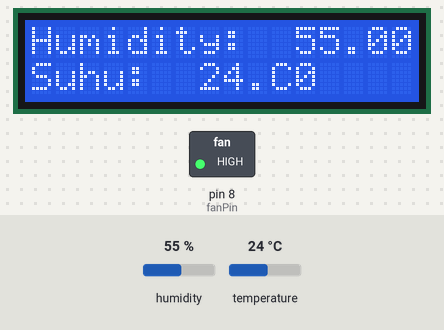
Recording of a sketch running on a simulated Arduino Uno, built with avr-gcc and run on an emulated ATmega328P. On the bench: 16×2 character LCD, switched loads named in the sketch (green lamp = pin HIGH). The inputs (shaded band) are chosen by the test bench; at power-on: humidity 55 %, temperature 24 °C.

Above: at 2.7 s.
2.8 s: humidity set to 74 %
At 4.8 s:
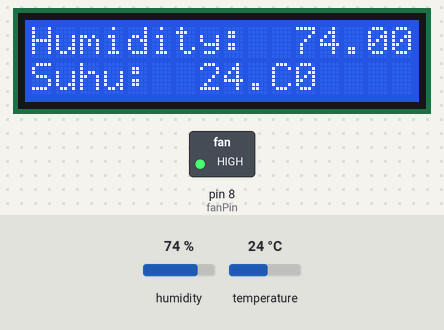
5.8 s: humidity set to 77 %
At 7.2 s:
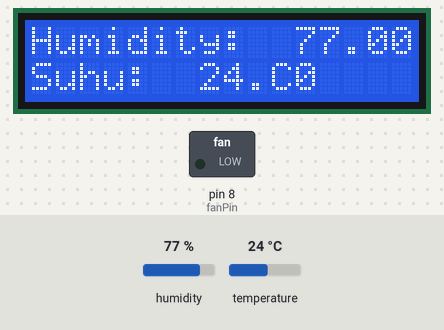
8.8 s: temperature set to 12 °C
At 10.6 s:
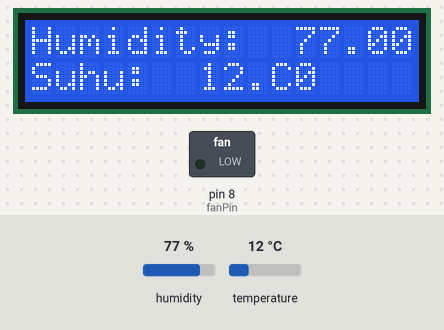
11.8 s: temperature set to 19 °C
At 13.0 s:
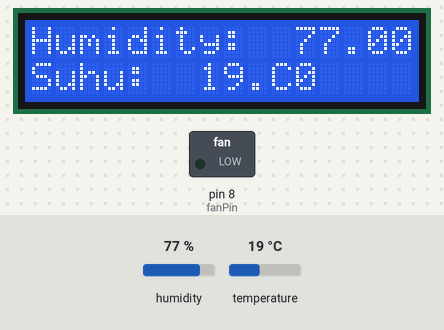
Timing chart, 0 to 14.8 s (numbered marks = the images above; inputs shaded):
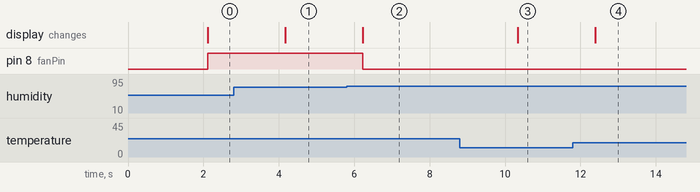

The sketch:

pertemuan_5.ino
```cpp
#include <Wire.h>
#include <LiquidCrystal_I2C.h>
#include "DHT.h"

LiquidCrystal_I2C lcd(0x27, 16, 2);

#define DHTPIN 2
#define DHTTYPE DHT11
DHT dht(DHTPIN, DHTTYPE);
float humidity, temperature;

const int fanPin = 8;
int state = 0;

void setup() {
  lcd.begin();
  dht.begin();
  pinMode(fanPin, OUTPUT);
}

void loop() {
  delay(2000);
  humidity = dht.readHumidity();
  temperature = dht.readTemperature();
  printLCD();

  if (humidity < 65 || state == 1) {
    digitalWrite(fanPin, HIGH);
    state = 1;
    if (humidity > 75) {
      digitalWrite(fanPin, LOW);
      state = 0;
    }
  } else {
    state = 0;
  }
}

void printLCD() {
  lcd.setCursor(0, 0); lcd.print("Humidity: ");
  lcd.setCursor(11, 0); lcd.print(humidity);
  lcd.setCursor(16, 0); lcd.print("%");

  lcd.setCursor(0, 1); lcd.print("Suhu: ");
  lcd.setCursor(7, 1); lcd.print(temperature);
  lcd.setCursor(10, 1); lcd.print("C");
}
```

Measured:
- the behaviour switches between 75 and 76 % on humidity (found by bisection; images 1 and 2)
- after the input at 2.8 s, the display: changes after 1.4 s (image 1)
- after the input at 5.8 s, pin 8 (fanPin): HIGH → LOW after 0.43 s; the display: changes after 0.43 s (image 2)
- after the input at 8.8 s, the display: changes after 1.5 s (image 3)
- after the input at 11.8 s, the display: changes after 0.59 s (image 4)
